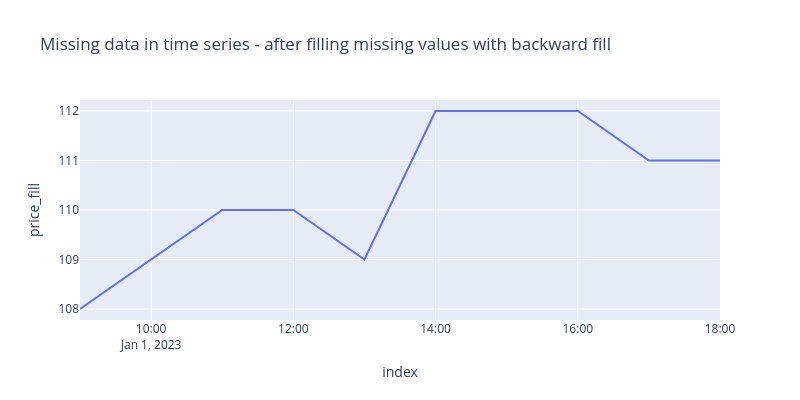

This figure's notebook cell:
### Code cell
# fill missing values with backward fill and plot again 
# backward fill - fills missing values with the next known value
df_plotly = df.reset_index()
df_plotly['price_fill'] = df_plotly['price'].bfill()
px.line(df_plotly, x='index', y='price_fill', title='Missing data in time series - after filling missing values with backward fill', width=800, height=400)

### Figure 1 — Plotly figure (JSON) as saved in the notebook; plotly's stock layout.template omitted (floating-point values rounded to 4 significant figures)
{"data": [{"hovertemplate": "index=%{x}<br>price_fill=%{y}<extra></extra>", "legendgroup": "", "line": {"color": "#636efa", "dash": "solid"}, "marker": {"symbol": "circle"}, "mode": "lines", "name": "", "orientation": "v", "showlegend": false, "type": "scatter", "x": ["2023-01-01T09:00:00.000000", "2023-01-01T10:00:00.000000", "2023-01-01T11:00:00.000000", "2023-01-01T12:00:00.000000", "2023-01-01T13:00:00.000000", "2023-01-01T14:00:00.000000", "2023-01-01T15:00:00.000000", "2023-01-01T16:00:00.000000", "2023-01-01T17:00:00.000000", "2023-01-01T18:00:00.000000"], "xaxis": "x", "y": [108.0, 109.0, 110.0, 110.0, 109.0, 112.0, 112.0, 112.0, 111.0, 111.0], "yaxis": "y"}], "layout": {"height": 400, "legend": {"tracegroupgap": 0}, "title": {"text": "Missing data in time series - after filling missing values with backward fill"}, "width": 800, "xaxis": {"anchor": "y", "domain": [0, 1], "title": {"text": "index"}}, "yaxis": {"anchor": "x", "domain": [0, 1], "title": {"text": "price_fill"}}}}
